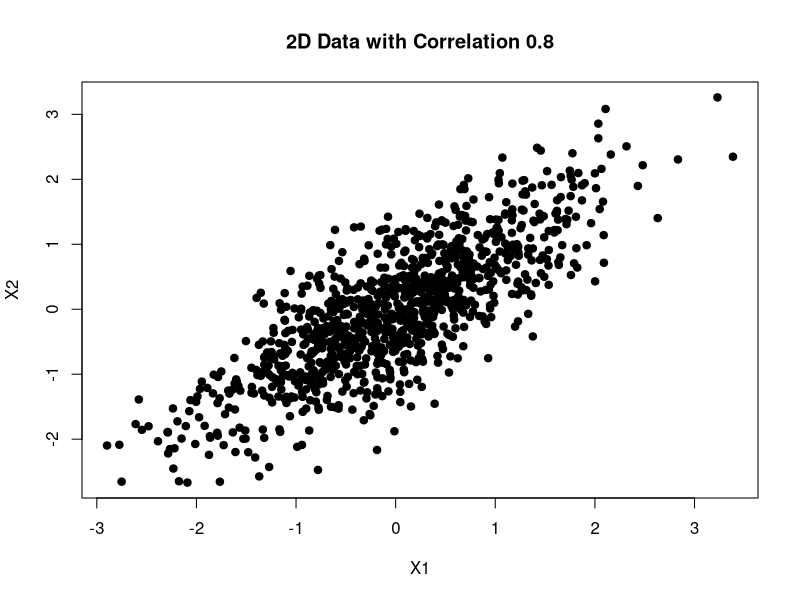
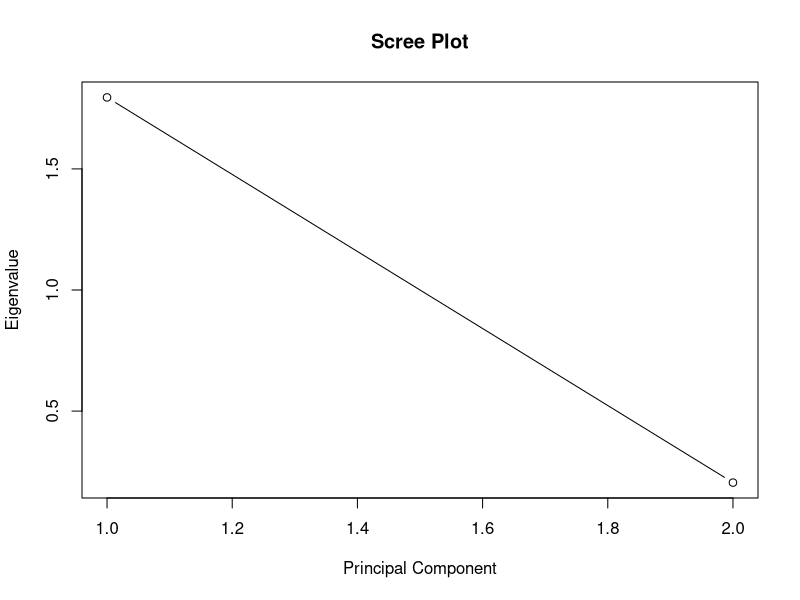
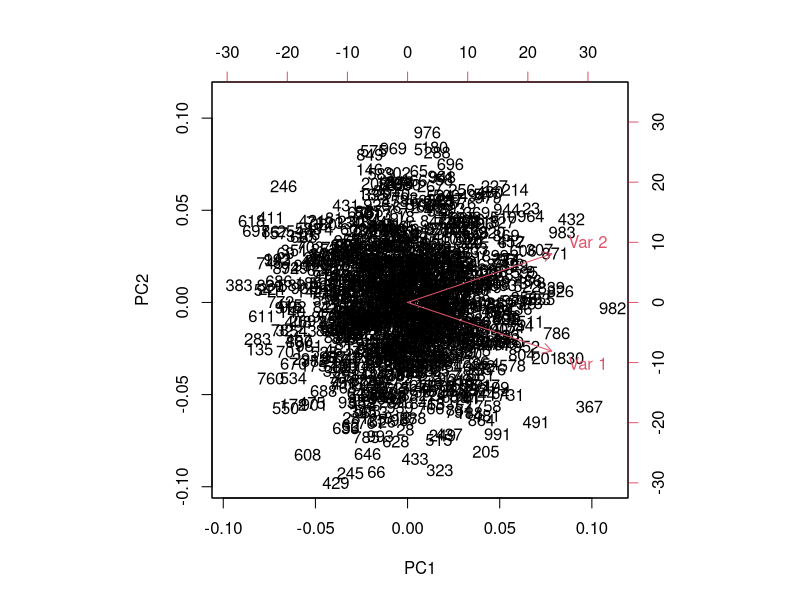
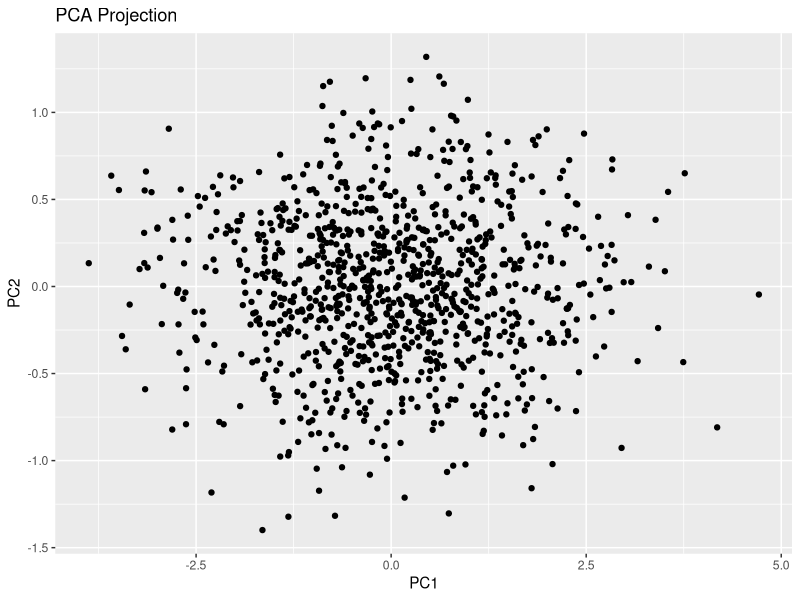

Source code (R) for these figures, in order:
# Install if needed
install.packages("MASS")

library(MASS)

set.seed(123)

n <- 1000
rho <- 0.8

# Mean vector
mu <- c(0, 0)

# Covariance matrix
Sigma <- matrix(c(1, rho,
                  rho, 1), nrow = 2)


# Cholesky decomposition
L <- chol(Sigma)

# Generate independent normal data
Z <- matrix(rnorm(n*2), nrow = n)

# Create correlated data
X <- Z %*% L


# Generate data
X <- mvrnorm(n = n, mu = mu, Sigma = Sigma)

# Check correlation
cor(X)

# Scatter plot
plot(X[,1], X[,2],
     xlab = "X1",
     ylab = "X2",
     main = "2D Data with Correlation 0.8",
     pch = 19)

# Principal Component Analysis (PCA) on matrix X — full workflow

# -------------------------------
# 2. Check structure
# -------------------------------
dim(X)
head(X)

# -------------------------------
# 3. Handle missing values (optional)
# -------------------------------
# Remove rows with NA
X <- na.omit(X)

# -------------------------------
# 4. Standardize variables
# -------------------------------
# PCA typically requires scaling
X_scaled <- scale(X)

# -------------------------------
# 5. Compute covariance matrix
# -------------------------------
cov_matrix <- cov(X_scaled)

# -------------------------------
# 6. Eigen decomposition
# -------------------------------
eig <- eigen(cov_matrix)

eigenvalues  <- eig$values
eigenvectors <- eig$vectors

# -------------------------------
# 7. Principal component scores
# -------------------------------
scores <- X_scaled %*% eigenvectors

# -------------------------------
# 8. Variance explained
# -------------------------------
variance_explained <- eigenvalues / sum(eigenvalues)
cumulative_variance <- cumsum(variance_explained)

variance_explained
cumulative_variance

# -------------------------------
# 9. Scree plot
# -------------------------------
plot(eigenvalues,
     type = "b",
     xlab = "Principal Component",
     ylab = "Eigenvalue",
     main = "Scree Plot")

# -------------------------------
# 10. Biplot
# -------------------------------
biplot(prcomp(X_scaled))

library(ggplot2)

scores_df <- as.data.frame(scores)

ggplot(scores_df, aes(x = V1, y = V2)) +
  geom_point() +
  labs(title = "PCA Projection",
       x = "PC1",
       y = "PC2")
